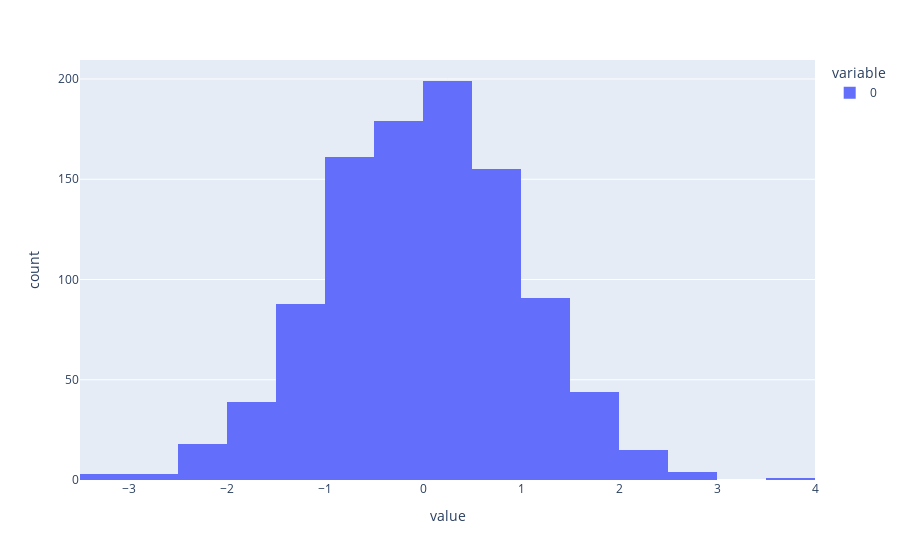

Here is the notebook cell this chart was saved with:
### Code cell
px.histogram(x, nbins=20)

### Figure 1 — Plotly figure (JSON) as saved in the notebook; plotly's stock layout.template omitted (floating-point values rounded to 4 significant figures; data arrays with more than 128 entries replaced by an {"elided": "..."} marker saying what was removed)
{"data": [{"alignmentgroup": "True", "bingroup": "x", "hovertemplate": "variable=0<br>value=%{x}<br>count=%{y}<extra></extra>", "legendgroup": "0", "marker": {"color": "#636efa", "pattern": {"shape": ""}}, "name": "0", "nbinsx": 20, "offsetgroup": "0", "orientation": "v", "showlegend": true, "type": "histogram", "x": {"elided": "1000 float values"}, "xaxis": "x", "yaxis": "y"}], "layout": {"barmode": "relative", "legend": {"title": {"text": "variable"}, "tracegroupgap": 0}, "margin": {"t": 60}, "xaxis": {"anchor": "y", "domain": [0, 1], "title": {"text": "value"}}, "yaxis": {"anchor": "x", "domain": [0, 1], "title": {"text": "count"}}}}
